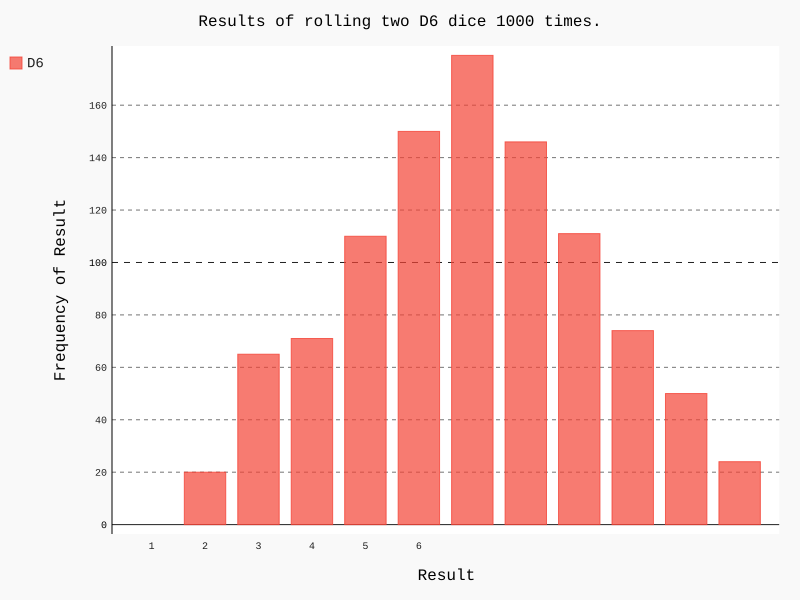

The Python source for this figure:
from die import Die
import pygal

die1 = Die()
die2 = Die()

results = []
for roll_num in range(1000):
    result = die1.roll() + die2.roll()
    results.append(result)

#分析结果：每个点数出现的次数
frequencies = []
for value in range(1,die1.num_sides+die2.num_sides+1):
    frequency = results.count(value)
    frequencies.append(frequency)

#对结果进行可视化
hist = pygal.Bar()

hist.title = "Results of rolling two D6 dice 1000 times."
hist.x_labels = ['1','2','3','4','5','6']
hist.x_title = 'Result'

hist.y_title = 'Frequency of Result'

hist.add('D6',frequencies)
hist.render_to_file('die_visual.svg')
